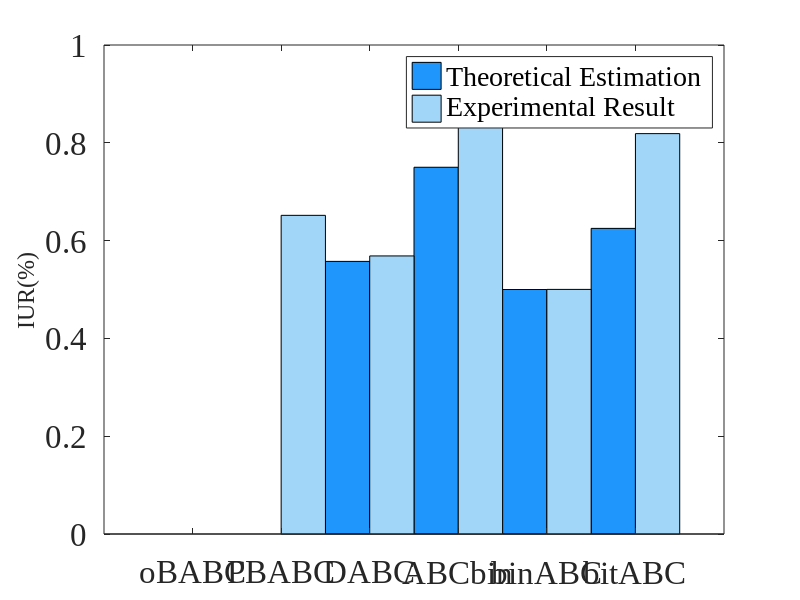

Recreate this plot in MATLAB. (Note: this script raises an error after producing the figure.)
clear;
clc;
close all
figure('position',[150,100,900,550])%确定图片的位置和大小，[x y width height]
%准备数据

Y=[0,0;0,0.651663142;0.5575,0.56865795;0.75,0.9256534;0.5,0.500224383;0.625,0.818777083;];
X=1:6;
 %画出4组柱状图，宽度1
h=bar(X,Y,1);      
 %修改横坐标名称、字体
set(gca,'XTickLabel',{'oBABC','PBABC','DABC','ABCbin','binABC','bitABC'},'FontSize',24,'FontName','Times New Roman');
% 设置柱子颜色,颜色为RGB三原色，每个值在0~1之间即可
set(h(1),'FaceColor',[30,150,252]/255)     
set(h(2),'FaceColor',[162,214,249]/255)    
ylim([0,1]);      %y轴刻度
%修改x,y轴标签
ylabel('\fontname{Times New Roman}\fontsize{24}IUR(%)');
% xlabel('\fontname{Times New Roman}\fontsize{14}不同组'); 
%修改图例
legend({'\fontname{Times New Roman}Theoretical Estimation','\fontname{Times New Roman}Experimental Result'},'FontSize',20);

xtips2 = h(1).XEndPoints;
ytips2 = h(1).YEndPoints;
labels2 = string(h(1).YData);
text(xtips2,ytips2,labels2,'HorizontalAlignment','center',...
    'VerticalAlignment','bottom')
xtips2 = h(2).XEndPoints;
ytips2 = h(2).YEndPoints;
labels2 = string(h(2).YData);
text(xtips2,ytips2,labels2,'HorizontalAlignment','center',...
    'VerticalAlignment','bottom')
